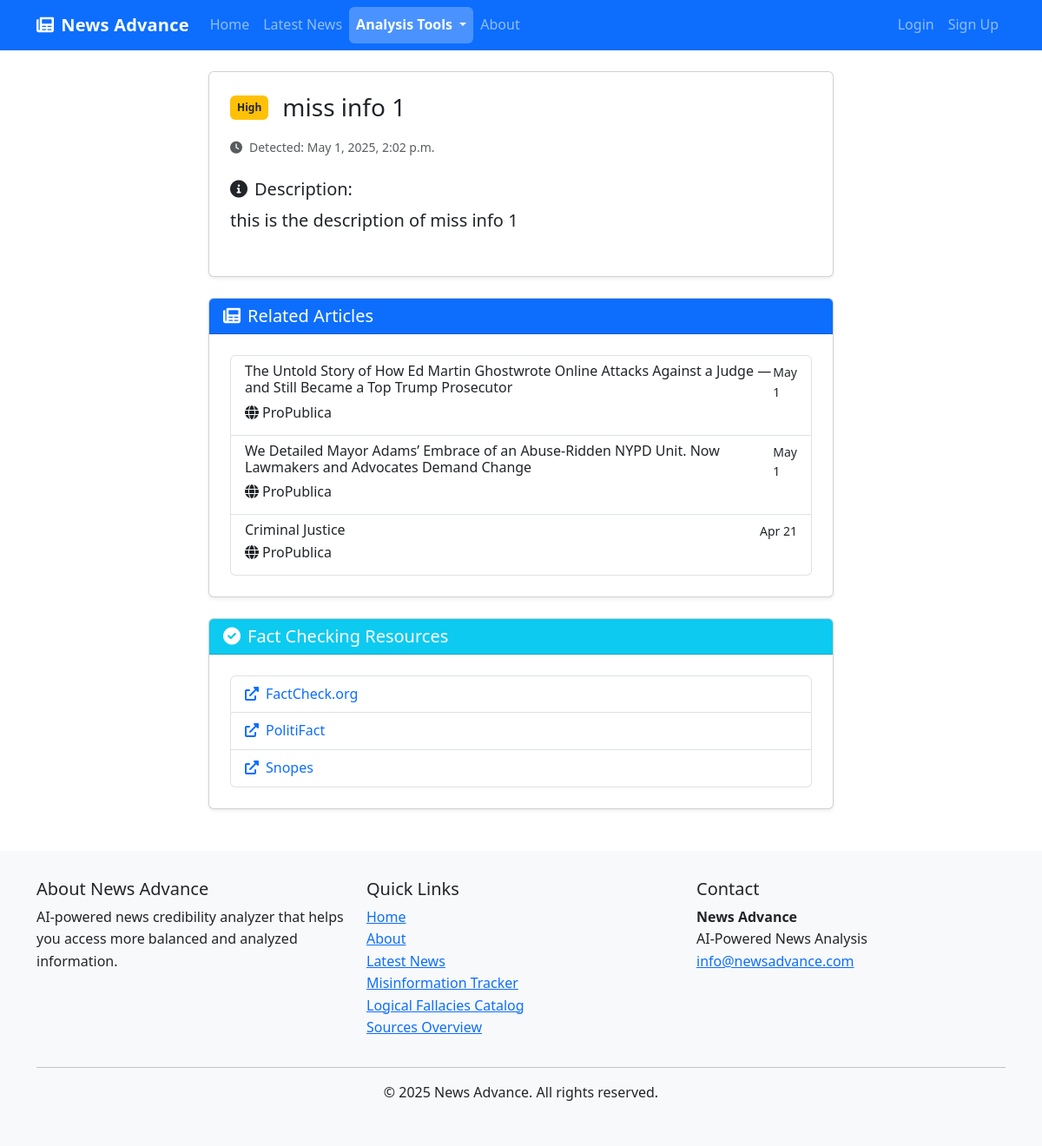
The page /analysis/misinformation/5/details/ on the database as committed earlier.
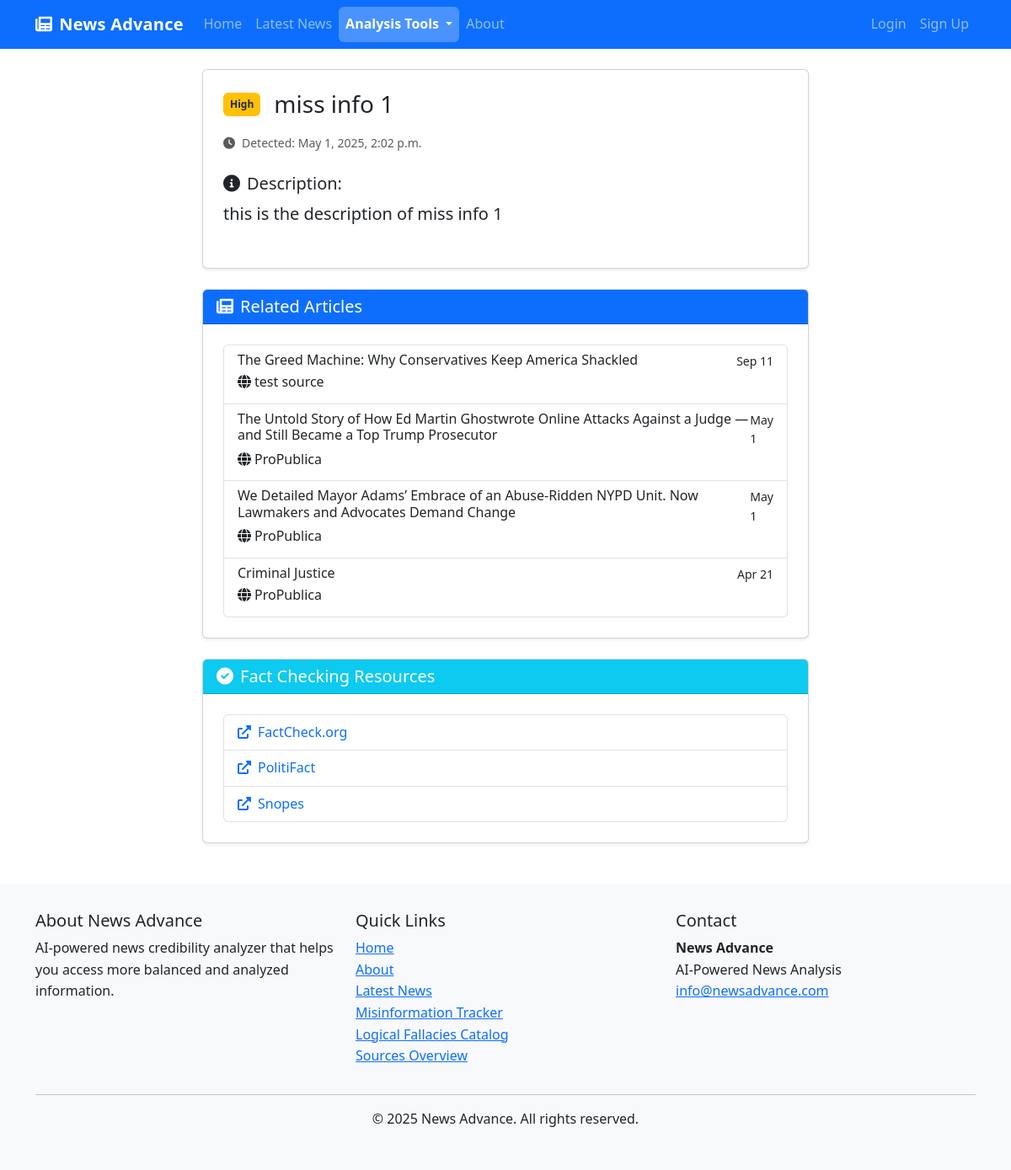
The same page on the database as committed later.
### news_aggregator/models.py (models this page shows, shortened)
class NewsArticle(models.Model):
    title = models.CharField(max_length=255)
    source = models.ForeignKey(NewsSource, on_delete=models.CASCADE, related_name='articles')
    url = models.URLField(unique=True)
    author = models.CharField(max_length=200, blank=True)
    published_date = models.DateTimeField(default=timezone.now)
    content = models.TextField()
    summary = models.TextField(blank=True)
    image_url = models.URLField(blank=True)
    fetched_at = models.DateTimeField(auto_now_add=True)
    last_updated = models.DateTimeField(auto_now=True)
    political_bias = models.FloatField(
        null=True,
        blank=True,
        help_text='Political bias score from -1 (left) to +1 (right)'
    )
    is_analyzed = models.BooleanField(default=False)
    is_summarized = models.BooleanField(default=False)
    class Meta:
        ordering = ['-published_date']

class NewsSource(models.Model):
    name = models.CharField(max_length=200)
    url = models.URLField(unique=True)
    description = models.TextField(blank=True)
    logo = models.ImageField(upload_to='source_logos/', blank=True, null=True)
    reliability_score = models.FloatField(default=0.0)  # 0-100 score
    political_bias = models.FloatField(
        default=0.0,
        help_text='Average political bias score from -1 (left) to +1 (right)'
    )
    created_at = models.DateTimeField(auto_now_add=True)
    updated_at = models.DateTimeField(auto_now=True)

### news_analysis/views.py (the view)
# urls.py: path('misinformation/<int:alert_id>/details/', views.alert_detail, name='alert_detail'),
def alert_detail(request, alert_id):
    alert = get_object_or_404(MisinformationAlert, pk=alert_id)
    context = {
        'alert': alert,
    }
    return render(request, 'news_analysis/alert_detail.html', context)

### news_analysis/templates/news_analysis/alert_detail.html (shortened to what the changed rows need)
{% extends 'base.html' %}
{% load static %}
{% block content %}
<div class="container">
    <div class="row">
        <div class="col-lg-8 mx-auto">
            <div class="card shadow-sm mb-4">
                <div class="card-body p-4">
                    {% if alert.related_articles.all %}
                    <div class="list-group">
                        {% for article in alert.related_articles.all %}
                        <a href="{% url 'news_aggregator:article_detail' article.id %}" class="list-group-item list-group-item-action">
                            <div class="d-flex w-100 justify-content-between">
                                <h6 class="mb-1">{{ article.title }}</h6>
                                <small>{{ article.published_date|date:"M j" }}</small>
                            </div>
                            <p class="mb-1"><i class="fas fa-globe me-1"></i>{{ article.source.name }}</p>
                        </a>
                        {% endfor %}
                    </div>
                    {% else %}
                    <p class="text-muted"><i class="fas fa-info-circle me-2"></i>No related articles available</p>
                    {% endif %}
                </div>
            </div>
        </div>
    </div>
</div>
{% endblock %}

Rows that differ between the two databases and show on the page:
added NewsArticle: title "The Greed Machine: Why Conservatives Keep America Shackled", published_date "Sep 11", source.name "test source"
